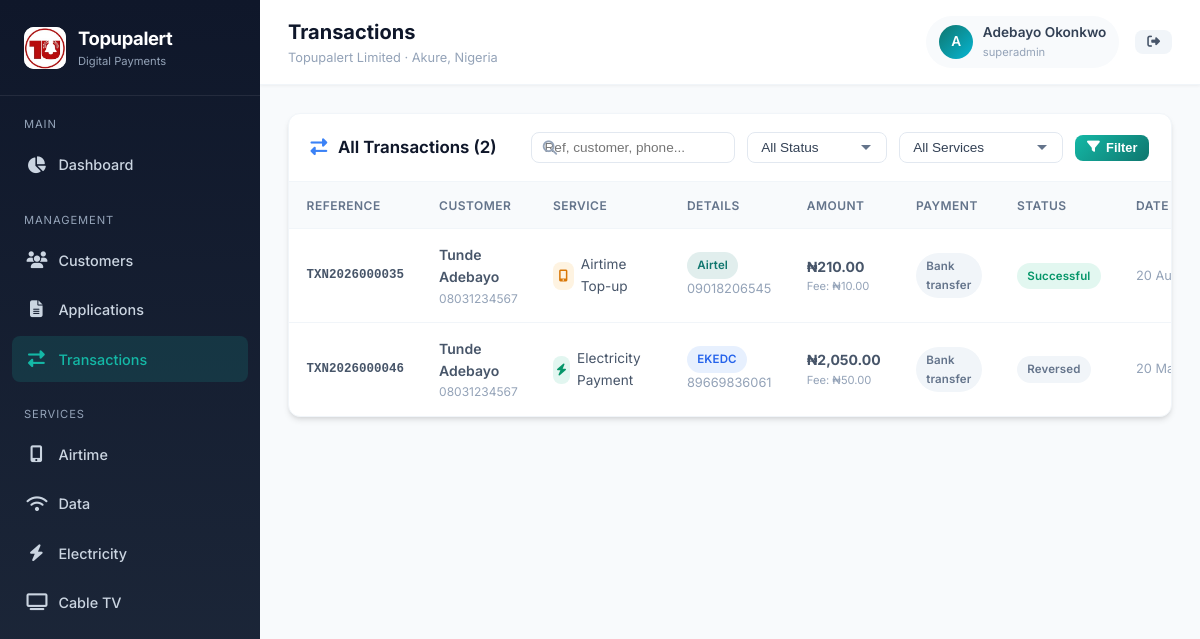
The app's page /admin/transactions.php (signed in) with its own data.
### tables this page shows
CREATE TABLE IF NOT EXISTS transactions (
    id INT AUTO_INCREMENT PRIMARY KEY,
    transaction_ref VARCHAR(30) NOT NULL UNIQUE,
    customer_id INT NOT NULL,
    service_type_id INT NOT NULL,
    amount DECIMAL(12,2) NOT NULL,
    fee DECIMAL(10,2) DEFAULT 0.00,
    total_amount DECIMAL(12,2) NOT NULL,
    currency VARCHAR(3) DEFAULT 'NGN',
    status ENUM('pending', 'successful', 'failed', 'reversed') DEFAULT 'pending',
    provider_ref VARCHAR(100),
    beneficiary_phone VARCHAR(20),
    beneficiary_meter VARCHAR(50),
    beneficiary_smartcard VARCHAR(50),
    network ENUM('MTN', 'Airtel', 'Glo', '9mobile', 'Other') NULL,
    data_plan VARCHAR(100) NULL,
    disco ENUM('BEDC', 'EKEDC', 'IKEDC', 'AEDC', 'PHED', 'JED', 'KEDCO', 'Other') NULL,
    cable_provider ENUM('DStv', 'GOtv', 'Startimes', 'Other') NULL,
    payment_method ENUM('wallet', 'card', 'bank_transfer', 'ussd') DEFAULT 'wallet',
    description TEXT,
    ip_address VARCHAR(45),
    created_at TIMESTAMP DEFAULT CURRENT_TIMESTAMP,
    updated_at TIMESTAMP DEFAULT CURRENT_TIMESTAMP ON UPDATE CURRENT_TIMESTAMP,
    FOREIGN KEY (customer_id) REFERENCES customers(id) ON DELETE CASCADE,
    FOREIGN KEY (service_type_id) REFERENCES service_types(id),
    INDEX idx_customer (customer_id),
    INDEX idx_status (status),
    INDEX idx_created (created_at),
    INDEX idx_ref (transaction_ref)
);

CREATE TABLE IF NOT EXISTS customers (
    id INT AUTO_INCREMENT PRIMARY KEY,
    customer_code VARCHAR(20) NOT NULL UNIQUE,
    first_name VARCHAR(50) NOT NULL,
    last_name VARCHAR(50) NOT NULL,
    email VARCHAR(100) UNIQUE,
    phone VARCHAR(20) NOT NULL UNIQUE,
    password_hash VARCHAR(255) DEFAULT NULL,
    state VARCHAR(50) DEFAULT 'Ondo',
    city VARCHAR(50) DEFAULT 'Akure',
    address TEXT,
    wallet_balance DECIMAL(12,2) DEFAULT 0.00,
    status ENUM('active', 'inactive', 'suspended') DEFAULT 'active',
    created_at TIMESTAMP DEFAULT CURRENT_TIMESTAMP,
    updated_at TIMESTAMP DEFAULT CURRENT_TIMESTAMP ON UPDATE CURRENT_TIMESTAMP,
    INDEX idx_phone (phone),
    INDEX idx_status (status)
);

CREATE TABLE IF NOT EXISTS service_types (
    id INT AUTO_INCREMENT PRIMARY KEY,
    name VARCHAR(50) NOT NULL UNIQUE,
    code VARCHAR(20) NOT NULL UNIQUE,
    description TEXT,
    icon VARCHAR(50),
    is_active BOOLEAN DEFAULT TRUE
);

### config/database.php (called while the page is built, shortened)
<?php
function formatNaira($amount) {
    return '₦' . number_format((float)$amount, 2);
}
?>

### admin/transactions.php (the view, shortened to what this page needs)
<?php
require_once __DIR__ . '/../includes/header.php';
$db = getDB();
$search = trim($_GET['search'] ?? '');
$page = max(1, (int)($_GET['page'] ?? 1));
$perPage = 20;
$offset = ($page - 1) * $perPage;
$where = [];
$params = [];
$whereSQL = $where ? 'WHERE ' . implode(' AND ', $where) : '';
$countStmt = $db->prepare("
    SELECT COUNT(*) FROM transactions t
    JOIN customers c ON c.id = t.customer_id
    $whereSQL
");
$countStmt->execute($params);
$total = $countStmt->fetchColumn();
$stmt = $db->prepare("
    SELECT t.*, c.first_name, c.last_name, c.phone as customer_phone, st.name as service_name, st.code as service_code
    FROM transactions t
    JOIN customers c ON c.id = t.customer_id
    JOIN service_types st ON st.id = t.service_type_id
    $whereSQL
    ORDER BY t.created_at DESC
    LIMIT $perPage OFFSET $offset
");
$stmt->execute($params);
$transactions = $stmt->fetchAll();
?>
<div class="card">
    <div class="card-header">
        <h3><i class="fas fa-exchange-alt" style="margin-right:0.4rem;color:var(--info);"></i> All Transactions (<?= number_format($total) ?>)</h3>
        <div class="filters">
            <form method="GET" style="display:flex;gap:0.75rem;flex-wrap:wrap;align-items:center;">
                <div class="search-box">
                    <i class="fas fa-search"></i>
                    <input type="text" name="search" class="form-control" placeholder="Ref, customer, phone..." value="<?= htmlspecialchars($search) ?>">
                </div>
                <select name="status" class="form-control" onchange="this.form.submit()">
                    <option value="">All Status</option>
                </select>
                <select name="service" class="form-control" onchange="this.form.submit()">
                    <option value="">All Services</option>
                </select>
                <button type="submit" class="btn btn-primary btn-sm"><i class="fas fa-filter"></i> Filter</button>
            </form>
        </div>
    </div>
    <div class="card-body">
        <div class="table-responsive">
            <table>
                <thead>
                    <tr>
                        <th>Reference</th>
                        <th>Customer</th>
                        <th>Service</th>
                        <th>Details</th>
                        <th>Amount</th>
                        <th>Payment</th>
                        <th>Status</th>
                        <th>Date</th>
                    </tr>
                </thead>
                <tbody>
                    <?php if (empty($transactions)): ?>
                        <tr><td colspan="8"><div class="empty-state"><i class="fas fa-exchange-alt"></i><p>No transactions found</p></div></td></tr>
                    <?php else: ?>
                        <?php foreach ($transactions as $t):
                            $iconClass = match($t['service_code']) {
                                'AIRTIME' => 'service-airtime',
                                'DATA' => 'service-data',
                                'ELECTRICITY' => 'service-electricity',
                                'CABLE' => 'service-cable',
                                default => ''
                            };
                            $icon = match($t['service_code']) {
                                'AIRTIME' => 'fa-mobile-alt',
                                'DATA' => 'fa-wifi',
                                'ELECTRICITY' => 'fa-bolt',
                                'CABLE' => 'fa-tv',
                                default => 'fa-circle'
                            };
                            $badge = match($t['status']) {
                                'successful' => 'badge-success',
                                'pending' => 'badge-pending',
                                'failed' => 'badge-danger',
                                'reversed' => 'badge-gray',
                                default => 'badge-gray'
                            };
                        ?>
                        <tr>
                            <td class="fw-600" style="font-family:monospace;font-size:0.78rem;"><?= htmlspecialchars($t['transaction_ref']) ?></td>
                            <td>
                                <div class="fw-600"><?= htmlspecialchars($t['first_name'] . ' ' . $t['last_name']) ?></div>
                                <div class="text-muted" style="font-size:0.75rem;"><?= htmlspecialchars($t['customer_phone']) ?></div>
                            </td>
                            <td>
                                <div style="display:flex;align-items:center;gap:0.45rem;">
                                    <div class="service-icon <?= $iconClass ?>" style="width:28px;height:28px;font-size:0.75rem;"><i class="fas <?= $icon ?>"></i></div>
                                    <span style="font-size:0.85rem;"><?= htmlspecialchars($t['service_name']) ?></span>
                                </div>
                            </td>
                            <td style="font-size:0.8rem;max-width:180px;">
                                <?php if ($t['network']): ?>
                                    <span class="badge badge-primary"><?= htmlspecialchars($t['network']) ?></span>
                                <?php endif; ?>
                                <?php if ($t['beneficiary_phone']): ?>
                                    <div class="text-muted"><?= htmlspecialchars($t['beneficiary_phone']) ?></div>
                                <?php endif; ?>
                                <?php if ($t['disco']): ?>
                                    <span class="badge badge-info"><?= htmlspecialchars($t['disco']) ?></span>
                                    <div class="text-muted"><?= htmlspecialchars($t['beneficiary_meter'] ?? '') ?></div>
                                <?php endif; ?>
                            </td>
                            <td>
                                <div class="fw-700"><?= formatNaira($t['total_amount']) ?></div>
                                <?php if ($t['fee'] > 0): ?>
                                    <div class="text-muted" style="font-size:0.7rem;">Fee: <?= formatNaira($t['fee']) ?></div>
                                <?php endif; ?>
                            </td>
                            <td><span class="badge badge-gray"><?= ucfirst(str_replace('_', ' ', $t['payment_method'])) ?></span></td>
                            <td><span class="badge <?= $badge ?>"><?= ucfirst($t['status']) ?></span></td>
                            <td class="text-muted" style="font-size:0.8rem;white-space:nowrap;"><?= date('d M Y, H:i', strtotime($t['created_at'])) ?></td>
                        </tr>
                        <?php endforeach; ?>
                    <?php endif; ?>
                </tbody>
            </table>
        </div>
    </div>
</div>
<?php require_once __DIR__ . '/../includes/footer.php'; ?>

### assets/css/style.css (style rules this page uses)
:root { --primary: #0f766e; --primary-dark: #0d5c56; --primary-light: #14b8a6; --secondary: #f59e0b; --secondary-dark: #d97706; --accent: #06b6d4; --success: #10b981; --danger: #ef4444; --warning: #f59e0b; --info: #3b82f6; --dark: #0f172a; --gray-900: #1e293b; --gray-800: #334155; --gray-700: #475569; --gray-600: #64748b; --gray-500: #94a3b8; --gray-400: #cbd5e1; --gray-300: #e2e8f0; --gray-200: #f1f5f9; --gray-100: #f8fafc; --white: #ffffff; --shadow: 0 4px 6px -1px rgb(0 0 0 / 0.1), 0 2px 4px -2px rgb(0 0 0 / 0.1); --shadow-lg: 0 10px 15px -3px rgb(0 0 0 / 0.1), 0 4px 6px -4px rgb(0 0 0 / 0.1); --radius: 12px; --radius-sm: 8px; --transition: all 0.25s ease; }
* { margin: 0; padding: 0; box-sizing: border-box; }
body { font-family: 'Inter', 'Segoe UI', system-ui, -apple-system, sans-serif; background: var(--gray-100); color: var(--gray-800); line-height: 1.6; min-height: 100vh; }
.card { background: var(--white); border-radius: var(--radius); box-shadow: var(--shadow); border: 1px solid var(--gray-200); overflow: hidden; }
.card-header { padding: 1.1rem 1.35rem; border-bottom: 1px solid var(--gray-200); display: flex; align-items: center; justify-content: space-between; flex-wrap: wrap; gap: 0.75rem; }
.card-header h3 { font-size: 1.05rem; font-weight: 650; color: var(--dark); }
.card-body { padding: 0; }
.table-responsive { overflow-x: auto; }
table { width: 100%; border-collapse: collapse; font-size: 0.875rem; }
thead { background: var(--gray-100); }
th { padding: 0.85rem 1.1rem; text-align: left; font-weight: 600; color: var(--gray-600); font-size: 0.75rem; text-transform: uppercase; letter-spacing: 0.04em; white-space: nowrap; }
td { padding: 0.9rem 1.1rem; border-top: 1px solid var(--gray-200); color: var(--gray-700); vertical-align: middle; }
.badge { display: inline-flex; align-items: center; padding: 0.25rem 0.65rem; border-radius: 50px; font-size: 0.72rem; font-weight: 600; letter-spacing: 0.01em; }
.badge-success { background: rgba(16, 185, 129, 0.12); color: #059669; }
.badge-info { background: rgba(59, 130, 246, 0.12); color: #2563eb; }
.badge-gray { background: var(--gray-200); color: var(--gray-600); }
.badge-primary { background: rgba(15, 118, 110, 0.12); color: var(--primary); }
.btn { display: inline-flex; align-items: center; gap: 0.4rem; padding: 0.55rem 1.1rem; border-radius: var(--radius-sm); font-size: 0.875rem; font-weight: 600; border: none; cursor: pointer; transition: var(--transition); text-decoration: none; }
.btn-primary { background: linear-gradient(135deg, var(--primary-light), var(--primary)); color: white; }
.btn-sm { padding: 0.35rem 0.75rem; font-size: 0.8rem; }
.form-control { width: 100%; padding: 0.65rem 0.9rem; border: 1.5px solid var(--gray-300); border-radius: var(--radius-sm); font-size: 0.9rem; transition: var(--transition); background: var(--white); color: var(--gray-800); }
select.form-control { appearance: none; background-repeat: no-repeat; background-position: right 0.9rem center; padding-right: 2.2rem; }
.filters { display: flex; gap: 0.75rem; flex-wrap: wrap; align-items: center; }
.filters .form-control { width: auto; min-width: 140px; padding: 0.45rem 0.8rem; font-size: 0.85rem; }
.search-box { position: relative; }
.search-box input { padding-left: 2.2rem; }
.search-box i { position: absolute; left: 0.75rem; top: 50%; transform: translateY(-50%); color: var(--gray-500); font-size: 0.9rem; }
.service-icon { width: 36px; height: 36px; border-radius: 8px; display: inline-flex; align-items: center; justify-content: center; font-size: 0.95rem; }
.service-airtime { background: rgba(245, 158, 11, 0.12); color: #d97706; }
.service-electricity { background: rgba(16, 185, 129, 0.12); color: #059669; }
.text-muted { color: var(--gray-500); }
.fw-600 { font-weight: 600; }
.fw-700 { font-weight: 700; }

### records on screen
transactions: transaction_ref "TXN2026000035", customer.last_name "Tunde Adebayo", customer.phone "08031234567", service_type.name "Airtime Top-up", network "Airtel", beneficiary_phone "09018206545", total_amount "₦210.00", fee "₦10.00", payment_method "Bank transfer", status "Successful", created_at "20…"
transactions: transaction_ref "TXN2026000046", customer.last_name "Tunde Adebayo", customer.phone "08031234567", service_type.name "Electricity Payment", disco "EKEDC", beneficiary_meter "89669836061", total_amount "₦2,050.00", fee "₦50.00", payment_method "Bank transfer", status "Reversed", created_at "20…"

### other values on screen
$pageTitle "Transactions"
substr($_SESSION['admin_name'] ?? 'A', 0, 1) "A"
$_SESSION['admin_name'] "Adebayo Okonkwo"
$_SESSION['admin_role'] "superadmin"
$total "2"
